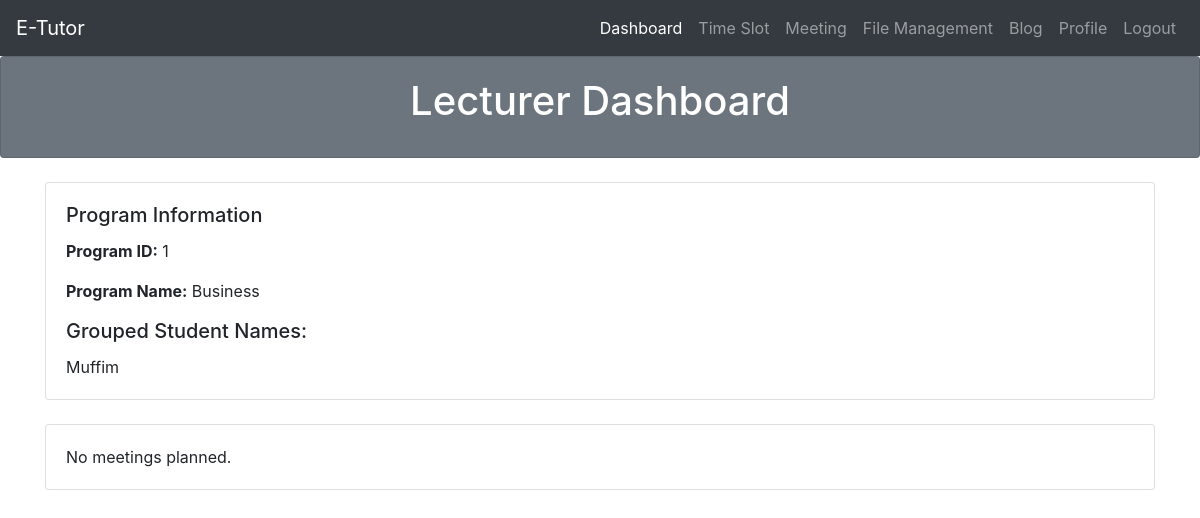
Page /Content/lecturer_dashboard_content.php (signed in) on the committed database.
### tables this page shows
CREATE TABLE `program` (
  `Program_Id` int(11) NOT NULL,
  `Program_name` varchar(255) NOT NULL
);

CREATE TABLE `student` (
  `Student_Id` int(11) NOT NULL,
  `Program_Id` int(11) NOT NULL,
  `Student_Login_Id` varchar(255) NOT NULL,
  `Student_Password` varchar(255) NOT NULL,
  `Student_Name` varchar(255) NOT NULL,
  `Email` varchar(255) NOT NULL
);

### Content/lecturer_dashboard_content.php (the view, shortened to what this page needs)
<?php
$Lecturer_Id=$_SESSION['Lecturer_Id'];
include('../Header/head.php');
include('../DatabaseConnection.php');
?>
<div class="card bg-secondary text-white mb-4">
    <div class="card-body">
        <h1 class="card-title text-center">Lecturer Dashboard</h1>
    </div>
</div>
<div class="container mt-4">
    <?php
    $sql = "SELECT program.Program_Id, program.Program_name FROM program INNER JOIN lecturer ON program.Program_Id = lecturer.Program_Id WHERE lecturer.Lecturer_Id = ?";
    $stmt = $conn->prepare($sql);
    $stmt->bind_param("i", $Lecturer_Id);
    $stmt->execute();
    $result = $stmt->get_result();
    if ($result->num_rows > 0) {
        $row = $result->fetch_assoc();
    ?>
        <div class="card">
            <div class="card-body">
                <h5 class="card-title">Program Information</h5>
                <p class="card-text"><strong>Program ID:</strong> <?php echo $row["Program_Id"]; ?></p>
                <p class="card-text"><strong>Program Name:</strong> <?php echo $row["Program_name"]; ?></p>
                <?php
                $sql = "SELECT student.Student_Name
                        FROM group_student_lecturer
                        INNER JOIN student ON group_student_lecturer.Student_Id = student.Student_Id
                        WHERE group_student_lecturer.Lecturer_Id = ?";
                $stmt = $conn->prepare($sql);
                $stmt->bind_param("i", $Lecturer_Id);
                $stmt->execute();
                $result = $stmt->get_result();
                if ($result->num_rows > 0) {
                ?>
                    <h5 class='card-title'>Grouped Student Names:</h5>
                    <?php
                    while ($row = $result->fetch_assoc()) {
                    ?>
                        <p class='card-text'><?php echo $row["Student_Name"]; ?></p>
                    <?php
                    }
                } else {
                    echo "<p class='card-text'>You are not assigned to any students.</p>";
                }
                ?>
            </div>
        </div>
    <?php
    } else {
        echo "None program enrolled.";
    }
    ?>
    <?php
    $sql = "SELECT m.meeting_id, t.start_time, s.Student_Name
            FROM meeting m
            INNER JOIN time_slot t ON m.time_slot_id = t.time_slot_id
            INNER JOIN student s ON m.student_id = s.Student_Id
            WHERE t.lecture_id = ?";
    $stmt = $conn->prepare($sql);
    $stmt->bind_param("i", $Lecturer_Id);
    $stmt->execute();
    $result = $stmt->get_result();
    if ($result->num_rows > 0) {
    ?>
        <div class="card mt-4">
            <div class="card-body">
                <h5 class="card-title">Meetings Planned:</h5>
                <?php
                while ($row = $result->fetch_assoc()) {
                ?>
                    <div class="border p-3 mb-3">
                    <p class="card-text"><strong>Meeting ID:</strong> <?php echo $row["meeting_id"]; ?><br>
                    <strong>Start Time:</strong> <?php echo $row["start_time"]; ?><br>
                    <strong>With Student:</strong> <?php echo $row["Student_Name"]; ?></p>
                    </div>
                <?php
                }
                ?>
            </div>
        </div>
    <?php
    } else {
        echo "<div class='card mt-4'><div class='card-body'><p class='card-text'>No meetings planned.</p></div></div>";
    }
    ?>
</div>

### rows in the picture
program: Program_Id "1", Program_name "Business"
student: Student_Name "Muffim"
